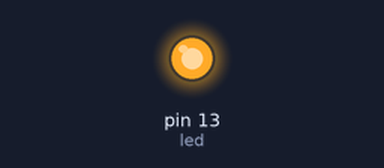
Bench run of a sketch on a simulated Arduino Uno, built with avr-gcc and run on an emulated ATmega328P. On the bench: output pins drawn as LEDs (lit = HIGH).

Above: at 0.1 s.
At 9.1 s:
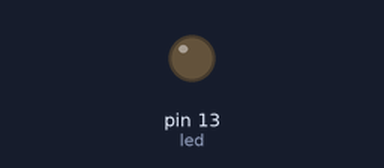
Timing chart, 0 to 11.5 s (numbered marks = the images above):
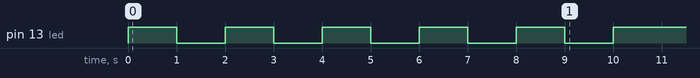

The sketch:

sketch_led.ino
```cpp
int led = 13;
void setup() {
  // put your setup code here, to run once:
pinMode(led,OUTPUT);
for(int i=1; i<=5; i++){

  if(i<=5){
    digitalWrite(led,HIGH);
    delay(1000);
    digitalWrite(led,LOW);
    delay(1000);
    }
}

digitalWrite(led,HIGH);
delay(1000);
//digitalWrite(led,LOW);
//delay(1000);
//digitalWrite(led,HIGH);
//delay(1000);
//digitalWrite(led,LOW);
//delay(1000);
//digitalWrite(led,HIGH);
//delay(1000);
//digitalWrite(led,LOW);
//delay(1000);
//digitalWrite(led,HIGH);
//delay(1000);
//digitalWrite(led,LOW);
//delay(1000);
}

void loop() {
  // put your main code here, to run repeatedly:
//for(int i=0,i++);{
//  digitalWrite(led,HIGH);
//  delay(1000);
//  digitalWrite(led,LOW);
//  delay(1000);
//}

}
```
